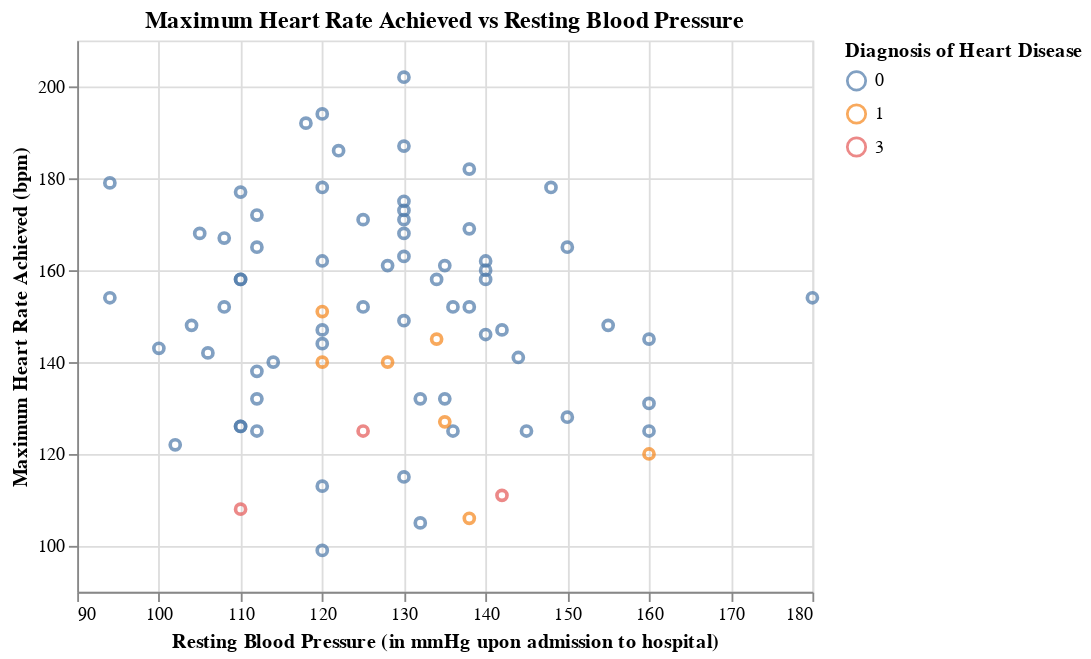

This figure's notebook cell:
### Markdown cell above
There are no clear trends in serum cholesterol and Resting Blood Pressure that can be seen through the plot above. However, if a patient has a resting blood pressure of around 110 to 140 mm Hg and a serum cholesterol level of 200 to 300, they should be aware that they have a higher risk of possessing heart disease.

### Code cell
plot5=alt.Chart(heart_test_predictions).mark_point().encode(
    x=alt.X("trestbps",title = "Resting Blood Pressure (in mmHg upon admission to hospital)", scale=alt.Scale(zero=False)),
    y=alt.Y("thalach",title = "Maximum Heart Rate Achieved (bpm)", scale=alt.Scale(zero=False)),
    color=alt.Color("predicted:N",title = "Diagnosis of Heart Disease")
).properties(title="Maximum Heart Rate Achieved vs Resting Blood Pressure")
plot5

### Figure 1 — Vega-Lite specification as saved in the notebook (floating-point values rounded to 4 significant figures)
{"config": {"view": {"continuousWidth": 400, "continuousHeight": 300}}, "data": {"name": "data-126e00955e0362e263d044f6f4608d0d"}, "mark": "point", "encoding": {"color": {"field": "predicted", "title": "Diagnosis of Heart Disease", "type": "nominal"}, "x": {"field": "trestbps", "scale": {"zero": false}, "title": "Resting Blood Pressure (in mmHg upon admission to hospital)", "type": "quantitative"}, "y": {"field": "thalach", "scale": {"zero": false}, "title": "Maximum Heart Rate Achieved (bpm)", "type": "quantitative"}}, "title": "Maximum Heart Rate Achieved vs Resting Blood Pressure", "$schema": "https://vega.github.io/schema/vega-lite/v4.17.0.json", "datasets": {"data-126e00955e0362e263d044f6f4608d0d": [{"age": 65, "sex": 1, "cp": 4, "trestbps": 110, "chol": 248, "fbs": 0, "restecg": 2, "thalach": 158, "exang": 0, "oldpeak": 0.6, "slope": 1, "ca": 2.0, "thal": 6.0, "num": 1, "predicted": 0}, {"age": 39, "sex": 0, "cp": 3, "trestbps": 94, "chol": 199, "fbs": 0, "restecg": 0, "thalach": 179, "exang": 0, "oldpeak": 0.0, "slope": 1, "ca": 0.0, "thal": 3.0, "num": 0, "predicted": 0}, {"age": 64, "sex": 1, "cp": 3, "trestbps": 140, "chol": 335, "fbs": 0, "restecg": 0, "thalach": 158, "exang": 0, "oldpeak": 0.0, "slope": 1, "ca": 0.0, "thal": 3.0, "num": 1, "predicted": 0}, {"age": 52, "sex": 1, "cp": 4, "trestbps": 128, "chol": 255, "fbs": 0, "restecg": 0, "thalach": 161, "exang": 1, "oldpeak": 0.0, "slope": 1, "ca": 1.0, "thal": 7.0, "num": 1, "predicted": 0}, {"age": 58, "sex": 1, "cp": 4, "trestbps": 125, "chol": 300, "fbs": 0, "restecg": 2, "thalach": 171, "exang": 0, "oldpeak": 0.0, "slope": 1, "ca": 2.0, "thal": 7.0, "num": 1, "predicted": 0}, {"age": 47, "sex": 1, "cp": 3, "trestbps": 108, "chol": 243, "fbs": 0, "restecg": 0, "thalach": 152, "exang": 0, "oldpeak": 0.0, "slope": 1, "ca": 0.0, "thal": 3.0, "num": 1, "predicted": 0}, {"age": 56, "sex": 1, "cp": 2, "trestbps": 120, "chol": 236, "fbs": 0, "restecg": 0, "thalach": 178, "exang": 0, "oldpeak": 0.8, "slope": 1, "ca": 0.0, "thal": 3.0, "num": 0, "predicted": 0}, {"age": 34, "sex": 0, "cp": 2, "trestbps": 118, "chol": 210, "fbs": 0, "restecg": 0, "thalach": 192, "exang": 0, "oldpeak": 0.7, "slope": 1, "ca": 0.0, "thal": 3.0, "num": 0, "predicted": 0}, {"age": 55, "sex": 1, "cp": 4, "trestbps": 132, "chol": 353, "fbs": 0, "restecg": 0, "thalach": 132, "exang": 1, "oldpeak": 1.2, "slope": 2, "ca": 1.0, "thal": 7.0, "num": 3, "predicted": 0}, {"age": 59, "sex": 1, "cp": 1, "trestbps": 160, "chol": 273, "fbs": 0, "restecg": 2, "thalach": 125, "exang": 0, "oldpeak": 0.0, "slope": 1, "ca": 0.0, "thal": 3.0, "num": 1, "predicted": 0}, {"age": 62, "sex": 1, "cp": 4, "trestbps": 120, "chol": 267, "fbs": 0, "restecg": 0, "thalach": 99, "exang": 1, "oldpeak": 1.8, "slope": 2, "ca": 2.0, "thal": 7.0, "num": 1, "predicted": 0}, {"age": 41, "sex": 0, "cp": 3, "trestbps": 112, "chol": 268, "fbs": 0, "restecg": 2, "thalach": 172, "exang": 1, "oldpeak": 0.0, "slope": 1, "ca": 0.0, "thal": 3.0, "num": 0, "predicted": 0}, {"age": 53, "sex": 1, "cp": 4, "trestbps": 142, "chol": 226, "fbs": 0, "restecg": 2, "thalach": 111, "exang": 1, "oldpeak": 0.0, "slope": 1, "ca": 0.0, "thal": 7.0, "num": 0, "predicted": 3}, {"age": 70, "sex": 1, "cp": 4, "trestbps": 145, "chol": 174, "fbs": 0, "restecg": 0, "thalach": 125, "exang": 1, "oldpeak": 2.6, "slope": 3, "ca": 0.0, "thal": 7.0, "num": 4, "predicted": 0}, {"age": 52, "sex": 1, "cp": 3, "trestbps": 138, "chol": 223, "fbs": 0, "restecg": 0, "thalach": 169, "exang": 0, "oldpeak": 0.0, "slope": 1, "ca": null, "thal": 3.0, "num": 0, "predicted": 0}, {"age": 58, "sex": 0, "cp": 2, "trestbps": 136, "chol": 319, "fbs": 1, "restecg": 2, "thalach": 152, "exang": 0, "oldpeak": 0.0, "slope": 1, "ca": 2.0, "thal": 3.0, "num": 3, "predicted": 0}, {"age": 41, "sex": 0, "cp": 2, "trestbps": 105, "chol": 198, "fbs": 0, "restecg": 0, "thalach": 168, "exang": 0, "oldpeak": 0.0, "slope": 1, "ca": 1.0, "thal": 3.0, "num": 0, "predicted": 0}, {"age": 67, "sex": 0, "cp": 4, "trestbps": 106, "chol": 223, "fbs": 0, "restecg": 0, "thalach": 142, "exang": 0, "oldpeak": 0.3, "slope": 1, "ca": 2.0, "thal": 3.0, "num": 0, "predicted": 0}, {"age": 52, "sex": 1, "cp": 2, "trestbps": 134, "chol": 201, "fbs": 0, "restecg": 0, "thalach": 158, "exang": 0, "oldpeak": 0.8, "slope": 1, "ca": 1.0, "thal": 3.0, "num": 0, "predicted": 0}, {"age": 51, "sex": 1, "cp": 3, "trestbps": 94, "chol": 227, "fbs": 0, "restecg": 0, "thalach": 154, "exang": 1, "oldpeak": 0.0, "slope": 1, "ca": 1.0, "thal": 7.0, "num": 0, "predicted": 0}, {"age": 29, "sex": 1, "cp": 2, "trestbps": 130, "chol": 204, "fbs": 0, "restecg": 2, "thalach": 202, "exang": 0, "oldpeak": 0.0, "slope": 1, "ca": 0.0, "thal": 3.0, "num": 0, "predicted": 0}, {"age": 61, "sex": 1, "cp": 4, "trestbps": 120, "chol": 260, "fbs": 0, "restecg": 0, "thalach": 140, "exang": 1, "oldpeak": 3.6, "slope": 2, "ca": 1.0, "thal": 7.0, "num": 2, "predicted": 1}, {"age": 54, "sex": 1, "cp": 4, "trestbps": 110, "chol": 239, "fbs": 0, "restecg": 0, "thalach": 126, "exang": 1, "oldpeak": 2.8, "slope": 2, "ca": 1.0, "thal": 7.0, "num": 3, "predicted": 0}, {"age": 59, "sex": 1, "cp": 4, "trestbps": 140, "chol": 177, "fbs": 0, "restecg": 0, "thalach": 162, "exang": 1, "oldpeak": 0.0, "slope": 1, "ca": 1.0, "thal": 7.0, "num": 2, "predicted": 0}, {"age": 54, "sex": 1, "cp": 3, "trestbps": 150, "chol": 232, "fbs": 0, "restecg": 2, "thalach": 165, "exang": 0, "oldpeak": 1.6, "slope": 1, "ca": 0.0, "thal": 7.0, "num": 0, "predicted": 0}, {"age": 51, "sex": 1, "cp": 1, "trestbps": 125, "chol": 213, "fbs": 0, "restecg": 2, "thalach": 125, "exang": 1, "oldpeak": 1.4, "slope": 1, "ca": 1.0, "thal": 3.0, "num": 0, "predicted": 3}, {"age": 64, "sex": 0, "cp": 4, "trestbps": 180, "chol": 325, "fbs": 0, "restecg": 0, "thalach": 154, "exang": 1, "oldpeak": 0.0, "slope": 1, "ca": 0.0, "thal": 3.0, "num": 0, "predicted": 0}, {"age": 69, "sex": 1, "cp": 3, "trestbps": 140, "chol": 254, "fbs": 0, "restecg": 2, "thalach": 146, "exang": 0, "oldpeak": 2.0, "slope": 2, "ca": 3.0, "thal": 7.0, "num": 2, "predicted": 0}, {"age": 54, "sex": 1, "cp": 4, "trestbps": 140, "chol": 239, "fbs": 0, "restecg": 0, "thalach": 160, "exang": 0, "oldpeak": 1.2, "slope": 1, "ca": 0.0, "thal": 3.0, "num": 0, "predicted": 0}, {"age": 55, "sex": 1, "cp": 4, "trestbps": 160, "chol": 289, "fbs": 0, "restecg": 2, "thalach": 145, "exang": 1, "oldpeak": 0.8, "slope": 2, "ca": 1.0, "thal": 7.0, "num": 4, "predicted": 0}, {"age": 48, "sex": 1, "cp": 4, "trestbps": 122, "chol": 222, "fbs": 0, "restecg": 2, "thalach": 186, "exang": 0, "oldpeak": 0.0, "slope": 1, "ca": 0.0, "thal": 3.0, "num": 0, "predicted": 0}, {"age": 42, "sex": 0, "cp": 4, "trestbps": 102, "chol": 265, "fbs": 0, "restecg": 2, "thalach": 122, "exang": 0, "oldpeak": 0.6, "slope": 2, "ca": 0.0, "thal": 3.0, "num": 0, "predicted": 0}, {"age": 66, "sex": 1, "cp": 2, "trestbps": 160, "chol": 246, "fbs": 0, "restecg": 0, "thalach": 120, "exang": 1, "oldpeak": 0.0, "slope": 2, "ca": 3.0, "thal": 6.0, "num": 2, "predicted": 1}, {"age": 66, "sex": 1, "cp": 4, "trestbps": 120, "chol": 302, "fbs": 0, "restecg": 2, "thalach": 151, "exang": 0, "oldpeak": 0.4, "slope": 2, "ca": 0.0, "thal": 3.0, "num": 0, "predicted": 1}, {"age": 57, "sex": 1, "cp": 4, "trestbps": 130, "chol": 131, "fbs": 0, "restecg": 0, "thalach": 115, "exang": 1, "oldpeak": 1.2, "slope": 2, "ca": 1.0, "thal": 7.0, "num": 3, "predicted": 0}, {"age": 71, "sex": 0, "cp": 4, "trestbps": 112, "chol": 149, "fbs": 0, "restecg": 0, "thalach": 125, "exang": 0, "oldpeak": 1.6, "slope": 2, "ca": 0.0, "thal": 3.0, "num": 0, "predicted": 0}, {"age": 53, "sex": 1, "cp": 3, "trestbps": 130, "chol": 246, "fbs": 1, "restecg": 2, "thalach": 173, "exang": 0, "oldpeak": 0.0, "slope": 1, "ca": 3.0, "thal": 3.0, "num": 0, "predicted": 0}, {"age": 44, "sex": 1, "cp": 4, "trestbps": 110, "chol": 197, "fbs": 0, "restecg": 2, "thalach": 177, "exang": 0, "oldpeak": 0.0, "slope": 1, "ca": 1.0, "thal": 3.0, "num": 1, "predicted": 0}, {"age": 59, "sex": 1, "cp": 4, "trestbps": 135, "chol": 234, "fbs": 0, "restecg": 0, "thalach": 161, "exang": 0, "oldpeak": 0.5, "slope": 2, "ca": 0.0, "thal": 7.0, "num": 0, "predicted": 0}, {"age": 61, "sex": 1, "cp": 1, "trestbps": 134, "chol": 234, "fbs": 0, "restecg": 0, "thalach": 145, "exang": 0, "oldpeak": 2.6, "slope": 2, "ca": 2.0, "thal": 3.0, "num": 2, "predicted": 1}, {"age": 62, "sex": 1, "cp": 2, "trestbps": 128, "chol": 208, "fbs": 1, "restecg": 2, "thalach": 140, "exang": 0, "oldpeak": 0.0, "slope": 1, "ca": 0.0, "thal": 3.0, "num": 0, "predicted": 1}, {"age": 37, "sex": 1, "cp": 3, "trestbps": 130, "chol": 250, "fbs": 0, "restecg": 0, "thalach": 187, "exang": 0, "oldpeak": 3.5, "slope": 3, "ca": 0.0, "thal": 3.0, "num": 0, "predicted": 0}, {"age": 54, "sex": 1, "cp": 4, "trestbps": 120, "chol": 188, "fbs": 0, "restecg": 0, "thalach": 113, "exang": 0, "oldpeak": 1.4, "slope": 2, "ca": 1.0, "thal": 7.0, "num": 2, "predicted": 0}, {"age": 42, "sex": 1, "cp": 1, "trestbps": 148, "chol": 244, "fbs": 0, "restecg": 2, "thalach": 178, "exang": 0, "oldpeak": 0.8, "slope": 1, "ca": 2.0, "thal": 3.0, "num": 0, "predicted": 0}, {"age": 54, "sex": 1, "cp": 3, "trestbps": 125, "chol": 273, "fbs": 0, "restecg": 2, "thalach": 152, "exang": 0, "oldpeak": 0.5, "slope": 3, "ca": 1.0, "thal": 3.0, "num": 0, "predicted": 0}, {"age": 49, "sex": 0, "cp": 4, "trestbps": 130, "chol": 269, "fbs": 0, "restecg": 0, "thalach": 163, "exang": 0, "oldpeak": 0.0, "slope": 1, "ca": 0.0, "thal": 3.0, "num": 0, "predicted": 0}, {"age": 45, "sex": 0, "cp": 2, "trestbps": 130, "chol": 234, "fbs": 0, "restecg": 2, "thalach": 175, "exang": 0, "oldpeak": 0.6, "slope": 2, "ca": 0.0, "thal": 3.0, "num": 0, "predicted": 0}, {"age": 45, "sex": 1, "cp": 4, "trestbps": 142, "chol": 309, "fbs": 0, "restecg": 2, "thalach": 147, "exang": 1, "oldpeak": 0.0, "slope": 2, "ca": 3.0, "thal": 7.0, "num": 3, "predicted": 0}, {"age": 66, "sex": 1, "cp": 4, "trestbps": 112, "chol": 212, "fbs": 0, "restecg": 2, "thalach": 132, "exang": 1, "oldpeak": 0.1, "slope": 1, "ca": 1.0, "thal": 3.0, "num": 2, "predicted": 0}, {"age": 42, "sex": 1, "cp": 3, "trestbps": 120, "chol": 240, "fbs": 1, "restecg": 0, "thalach": 194, "exang": 0, "oldpeak": 0.8, "slope": 3, "ca": 0.0, "thal": 7.0, "num": 0, "predicted": 0}, {"age": 45, "sex": 0, "cp": 4, "trestbps": 138, "chol": 236, "fbs": 0, "restecg": 2, "thalach": 152, "exang": 1, "oldpeak": 0.2, "slope": 2, "ca": 0.0, "thal": 3.0, "num": 0, "predicted": 0}, {"age": 68, "sex": 1, "cp": 4, "trestbps": 144, "chol": 193, "fbs": 1, "restecg": 0, "thalach": 141, "exang": 0, "oldpeak": 3.4, "slope": 2, "ca": 2.0, "thal": 7.0, "num": 2, "predicted": 0}, {"age": 69, "sex": 1, "cp": 1, "trestbps": 160, "chol": 234, "fbs": 1, "restecg": 2, "thalach": 131, "exang": 0, "oldpeak": 0.1, "slope": 2, "ca": 1.0, "thal": 3.0, "num": 0, "predicted": 0}, {"age": 54, "sex": 0, "cp": 3, "trestbps": 110, "chol": 214, "fbs": 0, "restecg": 0, "thalach": 158, "exang": 0, "oldpeak": 1.6, "slope": 2, "ca": 0.0, "thal": 3.0, "num": 0, "predicted": 0}, {"age": 41, "sex": 1, "cp": 3, "trestbps": 130, "chol": 214, "fbs": 0, "restecg": 2, "thalach": 168, "exang": 0, "oldpeak": 2.0, "slope": 2, "ca": 0.0, "thal": 3.0, "num": 0, "predicted": 0}, {"age": 58, "sex": 1, "cp": 3, "trestbps": 112, "chol": 230, "fbs": 0, "restecg": 2, "thalach": 165, "exang": 0, "oldpeak": 2.5, "slope": 2, "ca": 1.0, "thal": 7.0, "num": 4, "predicted": 0}, {"age": 58, "sex": 1, "cp": 4, "trestbps": 114, "chol": 318, "fbs": 0, "restecg": 1, "thalach": 140, "exang": 0, "oldpeak": 4.4, "slope": 3, "ca": 3.0, "thal": 6.0, "num": 4, "predicted": 0}, {"age": 65, "sex": 0, "cp": 3, "trestbps": 155, "chol": 269, "fbs": 0, "restecg": 0, "thalach": 148, "exang": 0, "oldpeak": 0.8, "slope": 1, "ca": 0.0, "thal": 3.0, "num": 0, "predicted": 0}, {"age": 50, "sex": 1, "cp": 4, "trestbps": 150, "chol": 243, "fbs": 0, "restecg": 2, "thalach": 128, "exang": 0, "oldpeak": 2.6, "slope": 2, "ca": 0.0, "thal": 7.0, "num": 4, "predicted": 0}, {"age": 54, "sex": 1, "cp": 3, "trestbps": 120, "chol": 258, "fbs": 0, "restecg": 2, "thalach": 147, "exang": 0, "oldpeak": 0.4, "slope": 2, "ca": 0.0, "thal": 7.0, "num": 0, "predicted": 0}, {"age": 54, "sex": 1, "cp": 4, "trestbps": 110, "chol": 206, "fbs": 0, "restecg": 2, "thalach": 108, "exang": 1, "oldpeak": 0.0, "slope": 2, "ca": 1.0, "thal": 3.0, "num": 3, "predicted": 3}, {"age": 49, "sex": 1, "cp": 2, "trestbps": 130, "chol": 266, "fbs": 0, "restecg": 0, "thalach": 171, "exang": 0, "oldpeak": 0.6, "slope": 1, "ca": 0.0, "thal": 3.0, "num": 0, "predicted": 0}, {"age": 54, "sex": 0, "cp": 3, "trestbps": 108, "chol": 267, "fbs": 0, "restecg": 2, "thalach": 167, "exang": 0, "oldpeak": 0.0, "slope": 1, "ca": 0.0, "thal": 3.0, "num": 0, "predicted": 0}, {"age": 59, "sex": 1, "cp": 4, "trestbps": 138, "chol": 271, "fbs": 0, "restecg": 2, "thalach": 182, "exang": 0, "oldpeak": 0.0, "slope": 1, "ca": 0.0, "thal": 3.0, "num": 0, "predicted": 0}, {"age": 45, "sex": 1, "cp": 4, "trestbps": 104, "chol": 208, "fbs": 0, "restecg": 2, "thalach": 148, "exang": 1, "oldpeak": 3.0, "slope": 2, "ca": 0.0, "thal": 3.0, "num": 0, "predicted": 0}, {"age": 62, "sex": 0, "cp": 4, "trestbps": 138, "chol": 294, "fbs": 1, "restecg": 0, "thalach": 106, "exang": 0, "oldpeak": 1.9, "slope": 2, "ca": 3.0, "thal": 3.0, "num": 2, "predicted": 1}, {"age": 56, "sex": 1, "cp": 4, "trestbps": 132, "chol": 184, "fbs": 0, "restecg": 2, "thalach": 105, "exang": 1, "oldpeak": 2.1, "slope": 2, "ca": 1.0, "thal": 6.0, "num": 1, "predicted": 0}, {"age": 42, "sex": 1, "cp": 4, "trestbps": 136, "chol": 315, "fbs": 0, "restecg": 0, "thalach": 125, "exang": 1, "oldpeak": 1.8, "slope": 2, "ca": 0.0, "thal": 6.0, "num": 2, "predicted": 0}, {"age": 65, "sex": 1, "cp": 4, "trestbps": 135, "chol": 254, "fbs": 0, "restecg": 2, "thalach": 127, "exang": 0, "oldpeak": 2.8, "slope": 2, "ca": 1.0, "thal": 7.0, "num": 2, "predicted": 1}, {"age": 46, "sex": 1, "cp": 4, "trestbps": 120, "chol": 249, "fbs": 0, "restecg": 2, "thalach": 144, "exang": 0, "oldpeak": 0.8, "slope": 1, "ca": 0.0, "thal": 7.0, "num": 1, "predicted": 0}, {"age": 57, "sex": 1, "cp": 4, "trestbps": 110, "chol": 201, "fbs": 0, "restecg": 0, "thalach": 126, "exang": 1, "oldpeak": 1.5, "slope": 2, "ca": 0.0, "thal": 6.0, "num": 0, "predicted": 0}, {"age": 51, "sex": 0, "cp": 3, "trestbps": 130, "chol": 256, "fbs": 0, "restecg": 2, "thalach": 149, "exang": 0, "oldpeak": 0.5, "slope": 1, "ca": 0.0, "thal": 3.0, "num": 0, "predicted": 0}, {"age": 56, "sex": 1, "cp": 1, "trestbps": 120, "chol": 193, "fbs": 0, "restecg": 2, "thalach": 162, "exang": 0, "oldpeak": 1.9, "slope": 2, "ca": 0.0, "thal": 7.0, "num": 0, "predicted": 0}, {"age": 45, "sex": 0, "cp": 2, "trestbps": 112, "chol": 160, "fbs": 0, "restecg": 0, "thalach": 138, "exang": 0, "oldpeak": 0.0, "slope": 2, "ca": 0.0, "thal": 3.0, "num": 0, "predicted": 0}, {"age": 41, "sex": 1, "cp": 2, "trestbps": 135, "chol": 203, "fbs": 0, "restecg": 0, "thalach": 132, "exang": 0, "oldpeak": 0.0, "slope": 2, "ca": 0.0, "thal": 6.0, "num": 0, "predicted": 0}, {"age": 51, "sex": 1, "cp": 3, "trestbps": 100, "chol": 222, "fbs": 0, "restecg": 0, "thalach": 143, "exang": 1, "oldpeak": 1.2, "slope": 2, "ca": 0.0, "thal": 3.0, "num": 0, "predicted": 0}]}}
